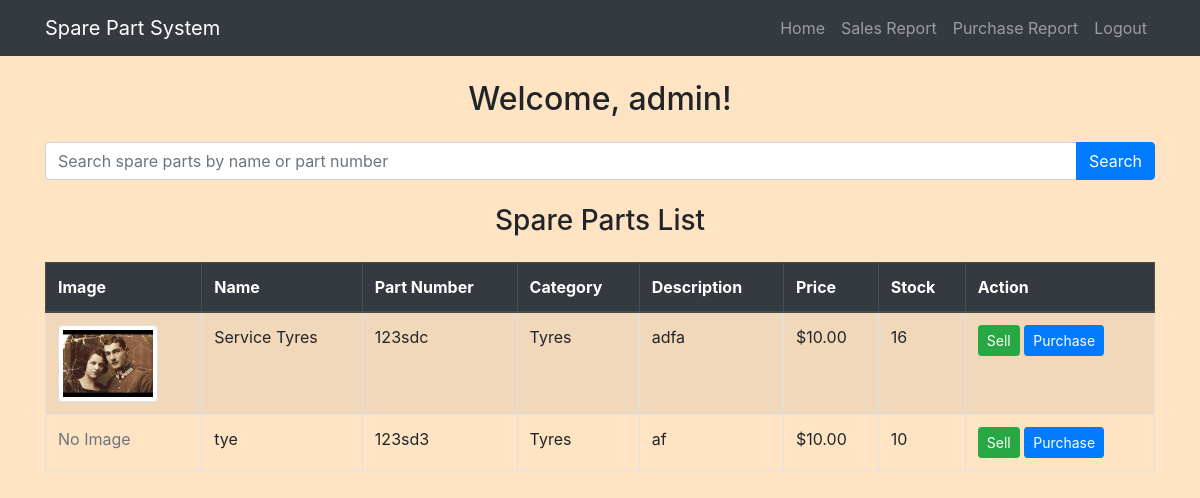
Before: /home/ (signed in) with the older database file.
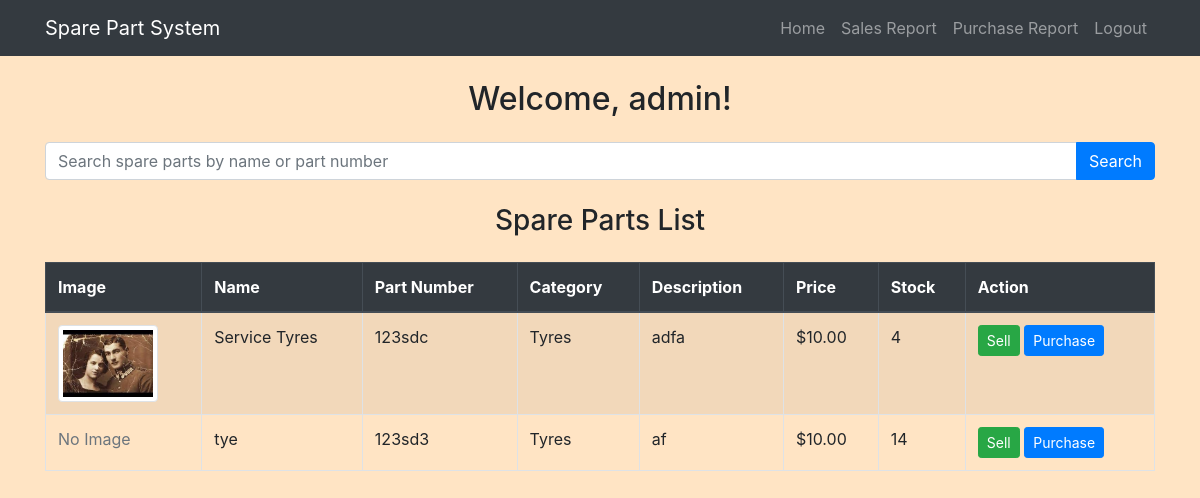
After: the same page with the newer database file.
### myapp/models.py (models this page shows, shortened)
class SparePart(models.Model):
    category = models.ForeignKey(SparePartCategory, on_delete=models.CASCADE, related_name='spare_parts')
    name = models.CharField(max_length=100)
    part_number = models.CharField(max_length=100, unique=True)
    description = models.TextField(blank=True, null=True)
    price = models.DecimalField(max_digits=10, decimal_places=2)  # Selling price
    stock = models.PositiveIntegerField(default=0)
    image = models.ImageField(upload_to='spare_parts/', blank=True, null=True)

class SparePartCategory(models.Model):
    name = models.CharField(max_length=100, unique=True)
    description = models.TextField(blank=True, null=True)

### myapp/views.py (the view)
# urls.py: path('home/', views.home, name='home'),
@login_required
def home(request):
    query = request.GET.get('q', '').strip()
    if query:
        spare_parts = SparePart.objects.filter(name__icontains=query) | SparePart.objects.filter(part_number__icontains=query)
    else:
        spare_parts = SparePart.objects.all()
    context = {
        'spare_parts': spare_parts,
        'query': query,
    }
    return render(request, 'home.html', context)

### myapp/templates/home.html (shortened to what this page needs)
{% extends 'base.html' %}
{% block content %}
<h2 class="my-4">Welcome, {{ user.username }}!</h2>
<form method="get" action="{% url 'home' %}">
    <div class="input-group mb-4">
        <input type="text" class="form-control" name="q" placeholder="Search spare parts by name or part number" value="{{ query }}">
        <div class="input-group-append">
            <button class="btn btn-primary" type="submit">Search</button>
        </div>
    </div>
</form>
<h3 class="my-4">Spare Parts List</h3>
<div class="table-responsive">
    <table class="table table-striped table-bordered table-hover">
        <thead class="thead-dark">
            <tr>
                <th>Image</th>
                <th>Name</th>
                <th>Part Number</th>
                <th>Category</th>
                <th>Description</th>
                <th>Price</th>
                <th>Stock</th>
                <th>Action</th>
            </tr>
        </thead>
        <tbody>
            {% for part in spare_parts %}
                <tr>
                    <td>
                        {% if part.image %}
                            <img src="{{ part.image.url }}" alt="{{ part.name }}" class="img-thumbnail" width="100">
                        {% else %}
                            <span class="text-muted">No Image</span>
                        {% endif %}
                    </td>
                    <td>{{ part.name|default:"N/A" }}</td>
                    <td>{{ part.part_number|default:"N/A" }}</td>
                    <td>{{ part.category.name|default:"N/A" }}</td>
                    <td>{{ part.description|default:"N/A" }}</td>
                    <td>${{ part.price|floatformat:2|default:"N/A" }}</td>
                    <td>{{ part.stock|default:"N/A" }}</td>
                    <td>
                        <a href="{% url 'sell_spare_part' part.id %}" class="btn btn-success btn-sm">Sell</a>
                        <a href="{% url 'purchase_spare_part' part.id %}" class="btn btn-primary btn-sm">Purchase</a>
                    </td>
                </tr>
            {% endfor %}
        </tbody>
    </table>
</div>
{% endblock content %}

Changed rows visible on the page:
changed SparePart "Service Tyres": stock "16" → "4"
changed SparePart "tye": stock "10" → "14"
